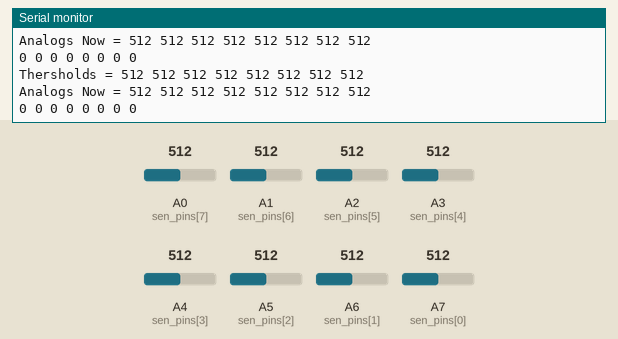
Recording of a sketch running on a simulated Arduino Nano, built with avr-gcc and run on an emulated ATmega328P. Parts: the last lines printed to the serial monitor. The inputs (shaded band) are chosen by the test bench; at power-on: A0 (sen_pins[7]) = 512, A1 (sen_pins[6]) = 512, A2 (sen_pins[5]) = 512, A3 (sen_pins[4]) = 512, A4 (sen_pins[3]) = 512, A5 (sen_pins[2]) = 512, A6 (sen_pins[1]) = 512, A7 (sen_pins[0]) = 512.

Above: at 17.4 s.
17.5 s: A0 (sen_pins[7]) set to 716
At 18.8 s:
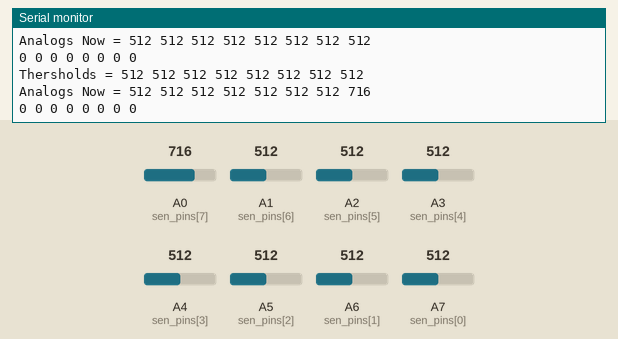
19.0 s: A1 (sen_pins[6]) set to 716
At 20.2 s:
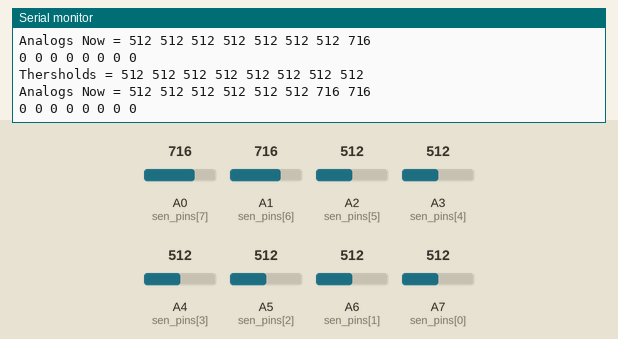
20.5 s: A2 (sen_pins[5]) set to 716
At 21.9 s:
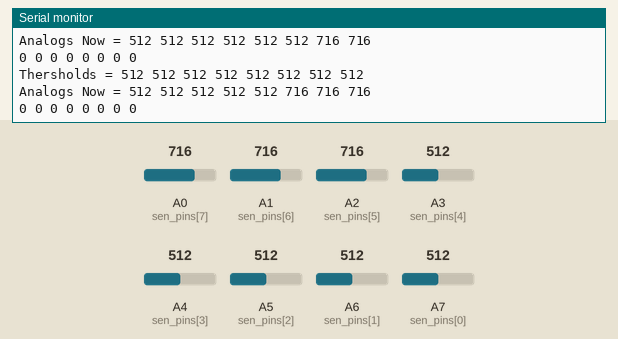
22.0 s: A3 (sen_pins[4]) set to 716
At 23.3 s:
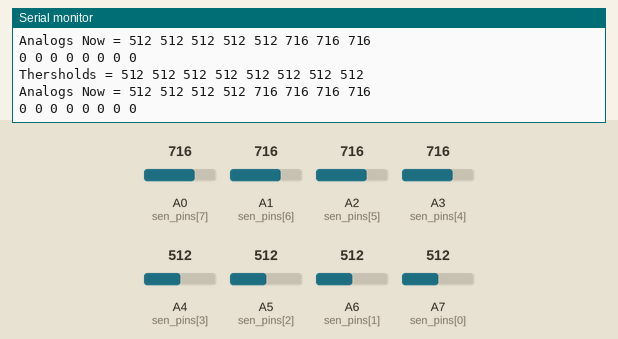
23.5 s: A4 (sen_pins[3]) set to 716
At 24.4 s:
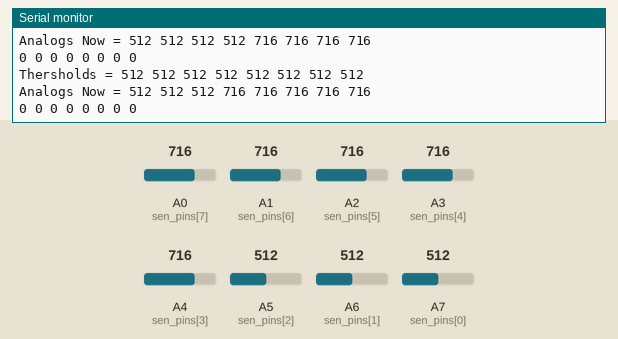
25.0 s: A5 (sen_pins[2]) set to 716
At 26.5 s:
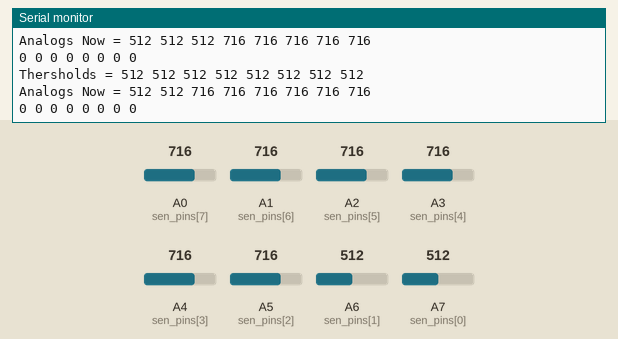

The sketch:

analog_8_sensor_data_read_auto_calibration.ino
```cpp
int th[8];
int sen_pins[8] = {A7, A6, A5, A4, A3, A2, A1, A0};
int sen[8]; int s[8];

int black_line[8];
int white_line[8];
void blink_times(int times);
void blink_fast_times(int times);
void setup() {
  // initialize serial communication at 9600 bits per second:
  Serial.begin(9600);
    for (int i = 0; i < 8; i++)
  {

    black_line[i] = analogRead(sen_pins[i]);
  }
  blink_fast_times(5);


  for (int i = 0; i < 8; i++)
  {
    white_line[i] = analogRead(sen_pins[i]);
  }


  for (int i = 0; i < 8; i++)
  {
    th[i] =  (black_line[i] +  white_line[i]) / 2;
  }
  blink_times(3);
}

// the loop routine runs over and over again forever:
void loop() {
  int i;
  for (i = 0; i < 8; i++)
  {
    sen[i] = analogRead(sen_pins[i]);
    if (sen[i] < th[i])
    {
      s[i] = 1;
    }
    else {
      s[i] = 0;
    }
  }
      Serial.print("Thersholds = ");

   for (i = 0; i < 8; i++)
  {

    Serial.print(th[i]);
    Serial.print(" ");

  }
    Serial.println();
    Serial.print("Analogs Now = ");

  for (i = 0; i < 8; i++)
  {

    Serial.print(sen[i]);
    Serial.print(" ");

  }
  Serial.println();

  for (i = 0; i < 8; i++)
  {

    Serial.print(s[i]);
    Serial.print(" ");

  }
  Serial.println();
  delay(1000);
}
void blink_times(int times) {
  for (int i = 0 ; i < times; i++) {
    digitalWrite(LED_BUILTIN, HIGH);
    delay(100);
    digitalWrite(LED_BUILTIN, LOW);
    delay(100);
    digitalWrite(LED_BUILTIN, HIGH);
    delay(100);
    digitalWrite(LED_BUILTIN, LOW);
    delay(100);
    delay(2000);
  }
}
void blink_fast_times(int times) {
  for (int i = 0 ; i < times; i++) {
    digitalWrite(LED_BUILTIN, HIGH);
    delay(100);
    digitalWrite(LED_BUILTIN, LOW);
    delay(100);
    digitalWrite(LED_BUILTIN, HIGH);
    delay(100);
    digitalWrite(LED_BUILTIN, LOW);
    delay(100);
    digitalWrite(LED_BUILTIN, HIGH);
    delay(100);
    digitalWrite(LED_BUILTIN, LOW);
    delay(100);
    digitalWrite(LED_BUILTIN, HIGH);
    delay(100);
    digitalWrite(LED_BUILTIN, LOW);
    delay(100);
    delay(1000);
  }
}
```

Measured:
- after the input at 17.5 s, the serial monitor: prints a new line after 0.85 s (image 1)
- after the input at 19.0 s, the serial monitor: prints a new line after 0.40 s (image 2)
- after the input at 20.5 s, the serial monitor: prints a new line after 1.0 s (image 3)
- after the input at 22.0 s, the serial monitor: prints a new line after 0.56 s (image 4)
- after the input at 23.5 s, the serial monitor: prints a new line after 0.11 s (image 5)
- after the input at 25.0 s, the serial monitor: prints a new line after 0.71 s (image 6)
